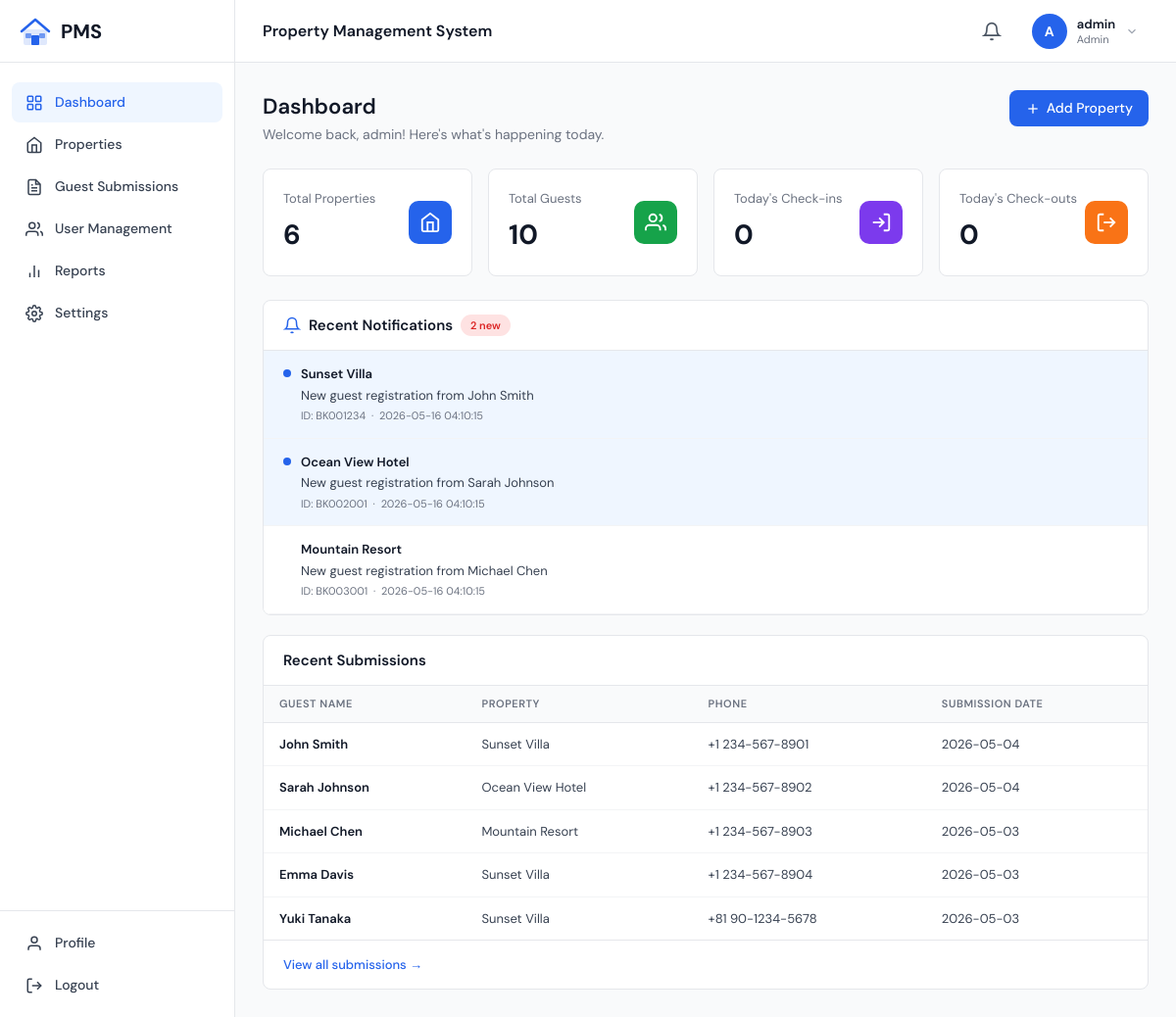
Page /index.php?page=dashboard (signed in) on the committed database.
### tables this page shows
CREATE TABLE IF NOT EXISTS notifications (
    id INT AUTO_INCREMENT PRIMARY KEY,
    property_id INT NOT NULL,
    property_name VARCHAR(150) NOT NULL,
    guest_name VARCHAR(150) NOT NULL,
    guest_email VARCHAR(100),
    id_booking VARCHAR(50),
    message TEXT NOT NULL,
    type VARCHAR(50) DEFAULT 'guest_submission',
    is_read TINYINT(1) NOT NULL DEFAULT 0,
    created_at DATETIME NOT NULL DEFAULT CURRENT_TIMESTAMP,
    FOREIGN KEY (property_id) REFERENCES properties(id) ON DELETE CASCADE
);

CREATE TABLE IF NOT EXISTS guests (
    id INT AUTO_INCREMENT PRIMARY KEY,
    property_id INT NOT NULL,
    name VARCHAR(150) NOT NULL,
    id_booking VARCHAR(50) NOT NULL UNIQUE,
    phone VARCHAR(50) NOT NULL,
    email VARCHAR(100) NOT NULL,
    date_of_birth DATE,
    age INT,
    nationality VARCHAR(100),
    occupation VARCHAR(100),
    address TEXT,
    room_number VARCHAR(20),
    check_in DATE,
    check_out DATE,
    previous_stay_location VARCHAR(255),
    next_stay_location VARCHAR(255),
    has_japan_address ENUM('yes', 'no') NOT NULL DEFAULT 'no',
    passport_photo VARCHAR(255),   
    submission_date DATE NOT NULL DEFAULT (CURRENT_DATE),
    created_at DATETIME NOT NULL DEFAULT CURRENT_TIMESTAMP,
    updated_at DATETIME NOT NULL DEFAULT CURRENT_TIMESTAMP ON UPDATE CURRENT_TIMESTAMP,
    FOREIGN KEY (property_id) REFERENCES properties(id) ON DELETE CASCADE
);

CREATE TABLE IF NOT EXISTS properties (
    id INT AUTO_INCREMENT PRIMARY KEY,
    name VARCHAR(150) NOT NULL,
    location VARCHAR(255) NOT NULL,
    slug VARCHAR(100) NOT NULL UNIQUE,   
    status ENUM('Active', 'Inactive') NOT NULL DEFAULT 'Active',
    created_at DATETIME NOT NULL DEFAULT CURRENT_TIMESTAMP,
    updated_at DATETIME NOT NULL DEFAULT CURRENT_TIMESTAMP ON UPDATE CURRENT_TIMESTAMP
);

### includes/config.php (called while the page is built, shortened)
<?php
function isLoggedIn(): bool {
    return isset($_SESSION['user_id']);
}
function getCurrentUser(): ?array {
    return [
        'id'       => $_SESSION['user_id'],
        'username' => $_SESSION['username'],
        'role'     => $_SESSION['role'],
        'email'    => $_SESSION['email'],
    ];
}
function isAdmin(): bool {
    return isset($_SESSION['role']) && $_SESSION['role'] === 'Admin';
}
function h(string $str): string {
    return htmlspecialchars($str, ENT_QUOTES | ENT_SUBSTITUTE, 'UTF-8');
}

### pages/dashboard.php (the view)
<?php
$db = getDB();
$user = getCurrentUser();
$totalProperties = $db->query('SELECT COUNT(*) FROM properties')->fetchColumn();
$totalGuests     = $db->query('SELECT COUNT(*) FROM guests')->fetchColumn();
$todayCheckins   = $db->query("SELECT COUNT(*) FROM guests WHERE check_in = CURDATE()")->fetchColumn();
$todayCheckouts  = $db->query("SELECT COUNT(*) FROM guests WHERE check_out = CURDATE()")->fetchColumn();
$recentGuests = $db->query('SELECT g.*, p.name as property_name FROM guests g JOIN properties p ON g.property_id = p.id ORDER BY g.created_at DESC LIMIT 5')->fetchAll();
$notifications = $db->query('SELECT * FROM notifications ORDER BY created_at DESC LIMIT 5')->fetchAll();
$unreadCount   = $db->query('SELECT COUNT(*)
 FROM notifications WHERE is_read = 0')->fetchColumn();
?>
<div class="page-header">
    <div>
        <h2>Dashboard</h2>
        <p>Welcome back, <?= h($user['username']) ?>! Here's what's happening today.</p>
    </div>
    <?php if (isAdmin()): ?>
    <div class="page-actions">
        <a href="index.php?page=properties" class="btn btn-primary">
            <svg viewBox="0 0 24 24" fill="none" stroke="currentColor" stroke-width="2"><line x1="12" y1="5" x2="12" y2="19"/><line x1="5" y1="12" x2="19" y2="12"/></svg>
            Add Property
        </a>
    </div>
    <?php endif; ?>
</div>
<div class="stats-grid">
    <div class="stat-card">
        <div>
            <div class="stat-label">Total Properties</div>
            <div class="stat-value"><?= $totalProperties ?></div>
        </div>
        <div class="stat-icon blue">
            <svg viewBox="0 0 24 24" fill="none" stroke="currentColor" stroke-width="2"><path d="M3 9l9-7 9 7v11a2 2 0 0 1-2 2H5a2 2 0 0 1-2-2z"/><polyline points="9 22 9 12 15 12 15 22"/></svg>
        </div>
    </div>
    <div class="stat-card">
        <div>
            <div class="stat-label">Total Guests</div>
            <div class="stat-value"><?= number_format($totalGuests) ?></div>
        </div>
        <div class="stat-icon green">
            <svg viewBox="0 0 24 24" fill="none" stroke="currentColor" stroke-width="2"><path d="M17 21v-2a4 4 0 0 0-4-4H5a4 4 0 0 0-4 4v2"/><circle cx="9" cy="7" r="4"/><path d="M23 21v-2a4 4 0 0 0-3-3.87"/><path d="M16 3.13a4 4 0 0 1 0 7.75"/></svg>
        </div>
    </div>
    <div class="stat-card">
        <div>
            <div class="stat-label">Today's Check-ins</div>
            <div class="stat-value"><?= $todayCheckins ?></div>
        </div>
        <div class="stat-icon purple">
            <svg viewBox="0 0 24 24" fill="none" stroke="currentColor" stroke-width="2"><path d="M15 3h4a2 2 0 0 1 2 2v14a2 2 0 0 1-2 2h-4"/><polyline points="10 17 15 12 10 7"/><line x1="15" y1="12" x2="3" y2="12"/></svg>
        </div>
    </div>
    <div class="stat-card">
        <div>
            <div class="stat-label">Today's Check-outs</div>
            <div class="stat-value"><?= $todayCheckouts ?></div>
        </div>
        <div class="stat-icon orange">
            <svg viewBox="0 0 24 24" fill="none" stroke="currentColor" stroke-width="2"><path d="M9 21H5a2 2 0 0 1-2-2V5a2 2 0 0 1 2-2h4"/><polyline points="16 17 21 12 16 7"/><line x1="21" y1="12" x2="9" y2="12"/></svg>
        </div>
    </div>
</div>
<?php if ($notifications): ?>
<div class="card" style="margin-bottom:20px;">
    <div class="card-header">
        <div style="display:flex;align-items:center;gap:8px;">
            <svg style="width:18px;height:18px;color:var(--blue-600);" viewBox="0 0 24 24" fill="none" stroke="currentColor" stroke-width="2"><path d="M18 8A6 6 0 0 0 6 8c0 7-3 9-3 9h18s-3-2-3-9"/><path d="M13.73 21a2 2 0 0 1-3.46 0"/></svg>
            <h3>Recent Notifications</h3>
            <?php if ($unreadCount > 0): ?>
            <span class="badge badge-red"><?= $unreadCount ?> new</span>
            <?php endif; ?>
        </div>
    </div>
    <div>
        <?php foreach ($notifications as $n): ?>
        <a href="index.php?page=property-detail&id=<?= $n['property_id'] ?>"
           style="display:flex;align-items:flex-start;gap:10px;padding:14px 20px;border-bottom:1px solid var(--gray-100);text-decoration:none;transition:background .15s;background:<?= !$n['is_read'] ? 'var(--blue-50)' : '#fff' ?>"
           onmouseover="this.style.background='var(--gray-50)'" onmouseout="this.style.background='<?= !$n['is_read'] ? 'var(--blue-50)' : '#fff' ?>'">
            <?php if (!$n['is_read']): ?>
            <span style="width:8px;height:8px;background:var(--blue-600);border-radius:50%;flex-shrink:0;margin-top:5px;"></span>
            <?php else: ?>
            <span style="width:8px;flex-shrink:0;"></span>
            <?php endif; ?>
            <div>
                <div style="font-size:13px;font-weight:600;color:var(--gray-900);margin-bottom:2px;"><?= h($n['property_name']) ?></div>
                <div style="font-size:13px;color:var(--gray-700);"><?= h($n['message']) ?></div>
                <div style="font-size:11px;color:var(--gray-500);margin-top:3px;">
                    ID: <?= h($n['id_booking'] ?? '') ?> &nbsp;·&nbsp; <?= h($n['created_at']) ?>
                </div>
            </div>
        </a>
        <?php endforeach; ?>
    </div>
</div>
<?php endif; ?>
<div class="card">
    <div class="card-header">
        <h3>Recent Submissions</h3>
    </div>
    <div class="table-wrap">
        <table class="data-table">
            <thead>
                <tr>
                    <th>Guest Name</th>
                    <th>Property</th>
                    <th>Phone</th>
                    <th>Submission Date</th>
                </tr>
            </thead>
            <tbody>
                <?php foreach ($recentGuests as $g): ?>
                <tr>
                    <td class="bold"><?= h($g['name']) ?></td>
                    <td><?= h($g['property_name']) ?></td>
                    <td><?= h($g['phone']) ?></td>
                    <td><?= h($g['submission_date']) ?></td>
                </tr>
                <?php endforeach; ?>
            </tbody>
        </table>
    </div>
    <div style="padding:14px 20px;border-top:1px solid var(--gray-200);">
        <a href="index.php?page=guest-submissions" style="font-size:13px;color:var(--blue-600);font-weight:500;text-decoration:none;">
            View all submissions →
        </a>
    </div>
</div>

### assets/css/app.css (style rules this page uses)
:root { --blue-50: #eff6ff; --blue-100: #dbeafe; --blue-200: #bfdbfe; --blue-500: #3b82f6; --blue-600: #2563eb; --blue-700: #1d4ed8; --green-100: #dcfce7; --green-600: #16a34a; --green-700: #15803d; --red-50: #fef2f2; --red-100: #fee2e2; --red-200: #fecaca; --red-600: #dc2626; --red-700: #b91c1c; --red-800: #991b1b; --purple-100: #f3e8ff; --purple-700: #7e22ce; --orange-500: #f97316; --yellow-50: #fefce8; --yellow-100: #fef9c3; --yellow-200: #fef08a; --yellow-700: #a16207; --yellow-800: #854d0e; --gray-50: #f9fafb; --gray-100: #f3f4f6; --gray-200: #e5e7eb; --gray-300: #d1d5db; --gray-400: #9ca3af; --gray-500: #6b7280; --gray-600: #4b5563; --gray-700: #374151; --gray-900: #111827; --sidebar-w: 240px; --topbar-h: 64px; --radius: 8px; --shadow-sm: 0 1px 3px rgba(0,0,0,.08); --shadow-md: 0 4px 12px rgba(0,0,0,.1); --shadow-lg: 0 10px 30px rgba(0,0,0,.15); --transition: 150ms ease; }
*, *::before, *::after { box-sizing: border-box; margin: 0; padding: 0; }
body { font-family: 'DM Sans', sans-serif; font-size: 14px; color: var(--gray-900); background: var(--gray-50); line-height: 1.5; }
.page-header { display: flex; align-items: flex-start; justify-content: space-between; margin-bottom: 24px; gap: 16px; }
.page-header h2 { font-size: 22px; font-weight: 600; color: var(--gray-900); }
.page-header p { color: var(--gray-500); margin-top: 2px; }
.page-actions { display: flex; gap: 10px; flex-shrink: 0; }
.card { background: #fff; border: 1px solid var(--gray-200); border-radius: var(--radius); overflow: hidden; }
.card-header { padding: 14px 20px; border-bottom: 1px solid var(--gray-200); display: flex; align-items: center; justify-content: space-between; gap: 12px; }
.card-header h3 { font-size: 15px; font-weight: 600; }
.stats-grid { display: grid; grid-template-columns: repeat(auto-fill, minmax(200px, 1fr)); gap: 16px; margin-bottom: 24px; }
.stat-card { background: #fff; border: 1px solid var(--gray-200); border-radius: var(--radius); padding: 20px; display: flex; align-items: center; justify-content: space-between; transition: box-shadow var(--transition); }
.stat-label { font-size: 13px; color: var(--gray-500); margin-bottom: 6px; }
.stat-value { font-size: 28px; font-weight: 700; color: var(--gray-900); }
.stat-icon { width: 44px; height: 44px; border-radius: 10px; display: flex; align-items: center; justify-content: center; }
.stat-icon svg { width: 22px; height: 22px; color: #fff; }
.stat-icon.blue { background: var(--blue-600); }
.stat-icon.green { background: var(--green-600); }
.stat-icon.purple { background: #7c3aed; }
.stat-icon.orange { background: var(--orange-500); }
.btn { display: inline-flex; align-items: center; gap: 6px; padding: 8px 16px; border-radius: var(--radius); font-size: 14px; font-weight: 500; font-family: inherit; cursor: pointer; border: none; transition: background var(--transition), opacity var(--transition); text-decoration: none; white-space: nowrap; }
.btn svg { width: 16px; height: 16px; }
.btn-primary { background: var(--blue-600); color: #fff; }
.table-wrap { overflow-x: auto; }
table.data-table { width: 100%; border-collapse: collapse; }
.data-table thead { background: var(--gray-50); border-bottom: 1px solid var(--gray-200); }
.data-table th { padding: 10px 16px; text-align: left; font-size: 11px; font-weight: 600; text-transform: uppercase; letter-spacing: .05em; color: var(--gray-500); }
.data-table td { padding: 12px 16px; border-bottom: 1px solid var(--gray-100); font-size: 13px; color: var(--gray-700); }
.data-table tr:last-child td { border-bottom: none; }
.data-table td.bold { font-weight: 600; color: var(--gray-900); }
.badge { display: inline-flex; align-items: center; padding: 3px 10px; border-radius: 999px; font-size: 11px; font-weight: 600; }
.badge-red { background: var(--red-100); color: var(--red-600); }

### rows in the picture
notifications: is_read 0 (drawn), property_name "Sunset Villa", message "New guest registration from John Smith", id_booking "BK001234", created_at "2026-05-16 04:10:15"
notifications: is_read 0 (drawn), property_name "Ocean View Hotel", message "New guest registration from Sarah Johnson", id_booking "BK002001", created_at "2026-05-16 04:10:15"
notifications: property_name "Mountain Resort", message "New guest registration from Michael Chen", id_booking "BK003001", created_at "2026-05-16 04:10:15"
guests: name "John Smith", property.name "Sunset Villa", phone "+1 234-567-8901", submission_date "2026-05-04"
guests: name "Sarah Johnson", property.name "Ocean View Hotel", phone "+1 234-567-8902", submission_date "2026-05-04"
guests: name "Michael Chen", property.name "Mountain Resort", phone "+1 234-567-8903", submission_date "2026-05-03"
guests: name "Emma Davis", property.name "Sunset Villa", phone "+1 234-567-8904", submission_date "2026-05-03"
guests: name "Yuki Tanaka", property.name "Sunset Villa", phone "+81 90-1234-5678", submission_date "2026-05-03"

### other values in the picture
APP_NAME "Property Management System"
substr($user['username'], 0, 1) "A"
$user['username'] "admin"
$user['role'] "Admin"
$totalProperties "6"
$totalGuests "10"
$todayCheckins "0"
$todayCheckouts "0"
$unreadCount "2"
